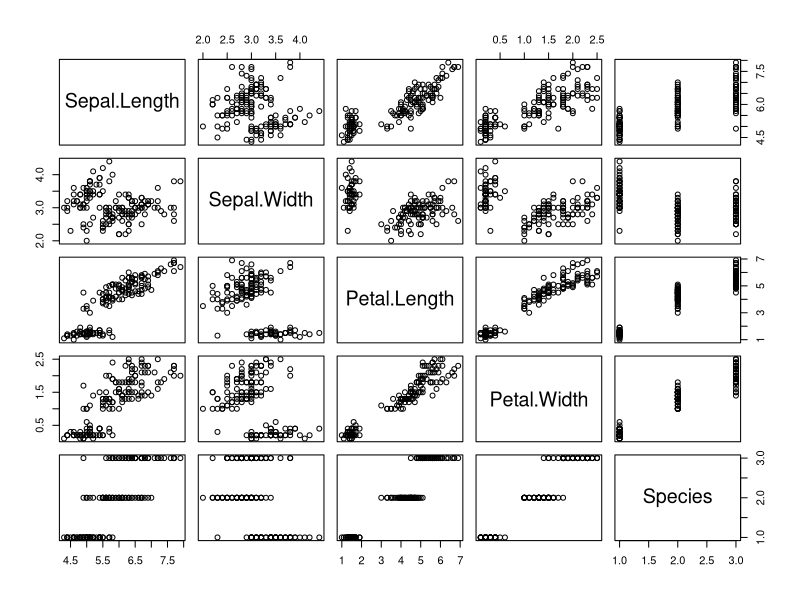
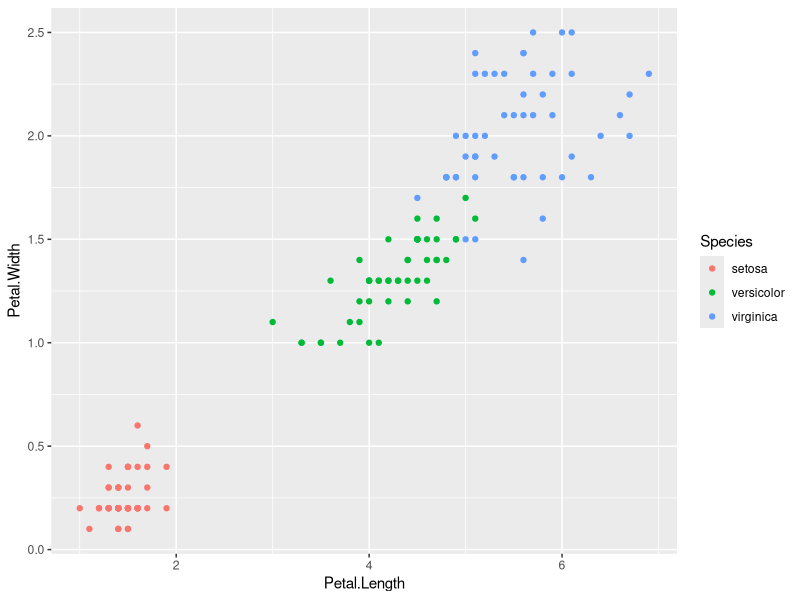

Here is the R script that generated these plots, in order:
library(datasets)
library(ggplot2)

show(iris)
plot(iris)
summary(iris)
ggplot(iris, aes(Petal.Length, Petal.Width, color = Species)) + geom_point()

set.seed(20)
irisCluster <- kmeans(iris[, 3:4], 3, nstart = 20)
irisCluster
